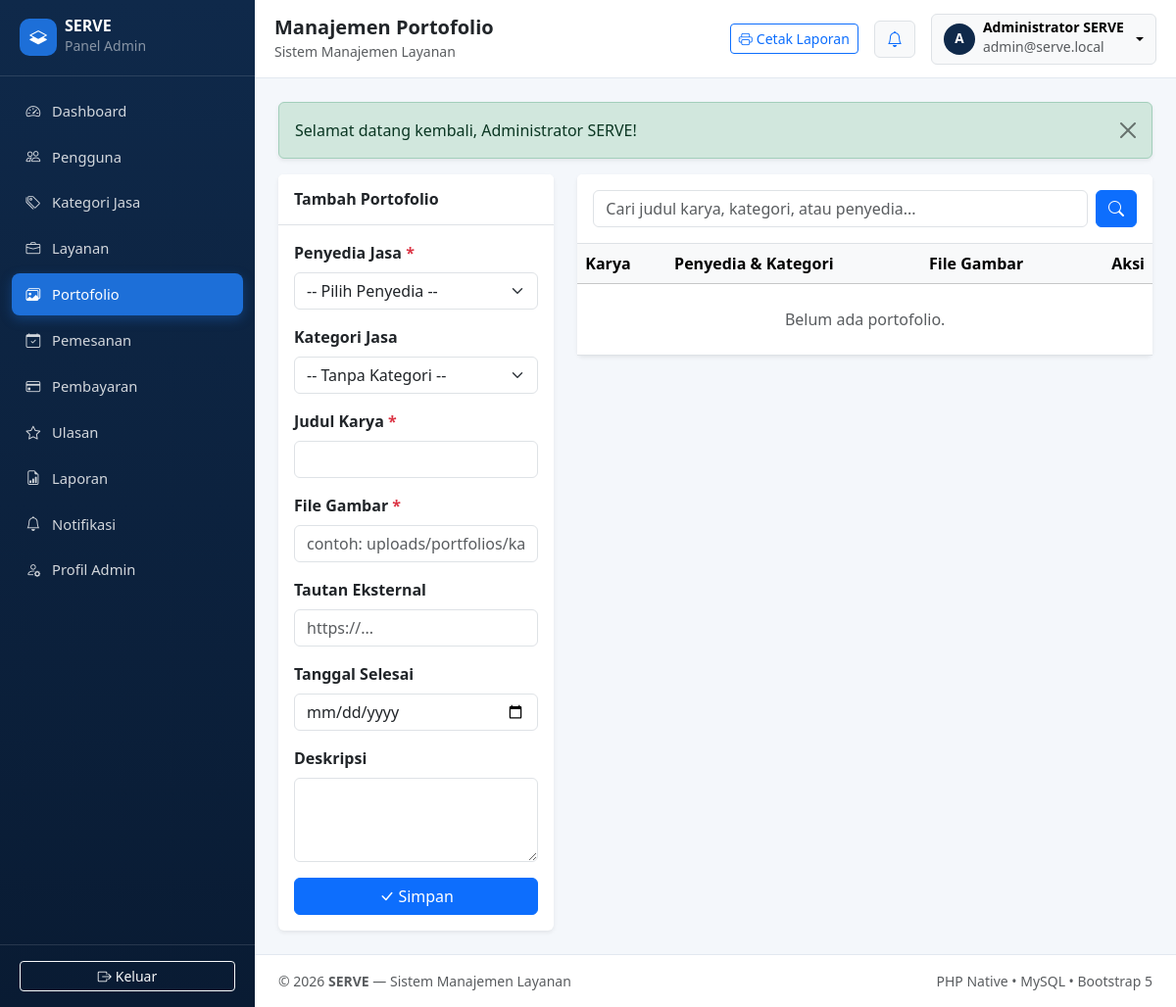
The page /admin/portfolios.php (signed in) on the database its author committed.
### tables this page shows
CREATE TABLE IF NOT EXISTS `users` (
  `id` INT UNSIGNED NOT NULL AUTO_INCREMENT,
  `nama_lengkap` VARCHAR(120) NOT NULL,
  `email` VARCHAR(150) NOT NULL,
  `password` VARCHAR(255) NOT NULL,
  `role` ENUM('admin', 'penyedia', 'pelanggan') NOT NULL DEFAULT 'pelanggan',
  `no_telepon` VARCHAR(25) DEFAULT NULL,
  `alamat` TEXT DEFAULT NULL,
  `foto_profil` VARCHAR(255) DEFAULT NULL,
  `bio_penyedia` TEXT DEFAULT NULL,
  `pengalaman_tahun` SMALLINT UNSIGNED DEFAULT 0,
  `status_akun` ENUM('aktif', 'nonaktif') NOT NULL DEFAULT 'aktif',
  `created_at` DATETIME NOT NULL DEFAULT CURRENT_TIMESTAMP,
  `updated_at` DATETIME NOT NULL DEFAULT CURRENT_TIMESTAMP ON UPDATE CURRENT_TIMESTAMP,
  PRIMARY KEY (`id`),
  UNIQUE KEY `uk_users_email` (`email`),
  KEY `idx_users_role_status` (`role`, `status_akun`)
);

### includes/functions.php (called while the page is built, shortened)
<?php
require_once __DIR__ . '/flash.php';
function url(string $path = ''): string
{
    $cleanPath = ltrim($path, '/');
    return BASE_URL . '/' . $cleanPath;
}
function e(?string $value): string
{
    return htmlspecialchars($value ?? '', ENT_QUOTES, 'UTF-8');
}

### includes/auth_guard.php (called while the page is built, shortened)
<?php
require_once __DIR__ . '/functions.php';
function isLoggedIn(): bool
{
    return !empty($_SESSION['user']) && is_array($_SESSION['user']) && !empty($_SESSION['user']['id']);
}
function currentUser(): ?array
{
    return $_SESSION['user'];
}
function requireLogin(): void
{
    $userId = (int) $_SESSION['user']['id'];
    $pdo = getDBConnection();
    $stmt = $pdo->prepare(
        'SELECT id, nama_lengkap, email, role, foto_profil, status_akun FROM users WHERE id = :id LIMIT 1'
    );
    $stmt->execute(['id' => $userId]);
}
function requireRole(string|array $allowedRoles): void
{
    requireLogin();
}

### admin/portfolios.php (the view, shortened to what this page needs)
<?php
require_once __DIR__ . '/_layout.php';
$pdo = adminDb();
$editPort = null;
$q = trim((string) ($_GET['q'] ?? ''));
$sql = 'SELECT pf.*, u.nama_lengkap AS nama_penyedia, k.nama_kategori
        FROM portofolio pf
        LEFT JOIN users u ON pf.penyedia_id = u.id
        LEFT JOIN kategori_jasa k ON pf.kategori_id = k.id
        WHERE 1=1';
$params = [];
$sql .= ' ORDER BY pf.id DESC';
$stmt = $pdo->prepare($sql);
$stmt->execute($params);
$portfolios = $stmt->fetchAll();
renderAdminHeader('Manajemen Portofolio', 'portfolios');
?>
<div class="row g-4">
    <div class="col-12 col-lg-4">
        <div class="card border-0 shadow-sm">
            <div class="card-header bg-white border-bottom py-3">
                <h2 class="h6 fw-bold mb-0"><?= $editPort ? 'Edit Portofolio #' . (int) $editPort['id'] : 'Tambah Portofolio'; ?></h2>
            </div>
            <div class="card-body">
                <form method="post" action="<?= e(url('admin/portfolios.php')); ?>">
                    <div class="mb-3">
                        <label class="form-label fw-semibold">Penyedia Jasa <span class="text-danger">*</span></label>
                        <select name="penyedia_id" class="form-select" required>
                            <option value="">-- Pilih Penyedia --</option>
                        </select>
                    </div>
                    <div class="mb-3">
                        <label class="form-label fw-semibold">Kategori Jasa</label>
                        <select name="kategori_id" class="form-select">
                            <option value="">-- Tanpa Kategori --</option>
                        </select>
                    </div>
                    <div class="mb-3">
                        <label class="form-label fw-semibold">Judul Karya <span class="text-danger">*</span></label>
                        <input type="text" name="judul_karya" class="form-control" value="<?= e((string) ($editPort['judul_karya'] ?? '')); ?>" required>
                    </div>
                    <div class="mb-3">
                        <label class="form-label fw-semibold">File Gambar <span class="text-danger">*</span></label>
                        <input type="text" name="file_gambar" class="form-control" placeholder="contoh: uploads/portfolios/karya1.jpg" value="<?= e((string) ($editPort['file_gambar'] ?? '')); ?>" required>
                    </div>
                    <div class="mb-3">
                        <label class="form-label fw-semibold">Tautan Eksternal</label>
                        <input type="text" name="tautan_eksternal" class="form-control" placeholder="https://..." value="<?= e((string) ($editPort['tautan_eksternal'] ?? '')); ?>">
                    </div>
                    <div class="mb-3">
                        <label class="form-label fw-semibold">Tanggal Selesai</label>
                        <input type="date" name="tanggal_selesai" class="form-control" value="<?= e((string) ($editPort['tanggal_selesai'] ?? '')); ?>">
                    </div>
                    <div class="mb-3">
                        <label class="form-label fw-semibold">Deskripsi</label>
                        <textarea name="deskripsi" class="form-control" rows="3"><?= e((string) ($editPort['deskripsi'] ?? '')); ?></textarea>
                    </div>
                    <div class="d-flex gap-2">
                        <button type="submit" class="btn btn-primary flex-grow-1"><i class="bi bi-check-lg me-1"></i>Simpan</button>
                    </div>
                </form>
            </div>
        </div>
    </div>
    <div class="col-12 col-lg-8">
        <div class="card border-0 shadow-sm">
            <div class="card-header bg-white border-bottom py-3">
                <form method="get" action="<?= e(url('admin/portfolios.php')); ?>" class="d-flex gap-2">
                    <input type="text" name="q" class="form-control" placeholder="Cari judul karya, kategori, atau penyedia..." value="<?= e($q); ?>">
                    <button type="submit" class="btn btn-primary"><i class="bi bi-search"></i></button>
                </form>
            </div>
            <div class="table-responsive">
                <table class="table table-hover align-middle mb-0">
                    <thead class="table-light">
                        <tr>
                            <th>Karya</th>
                            <th>Penyedia &amp; Kategori</th>
                            <th>File Gambar</th>
                            <th class="text-end">Aksi</th>
                        </tr>
                    </thead>
                    <tbody>
                        <?php if (empty($portfolios)): ?>
                            <tr><td colspan="4" class="text-center text-muted py-4">Belum ada portofolio.</td></tr>
                        <?php endif; ?>
                    </tbody>
                </table>
            </div>
        </div>
    </div>
</div>
<?php renderAdminFooter(); ?>

### admin/_layout.php (shortened to what this page needs)
<?php
require_once __DIR__ . '/../includes/auth_guard.php';
requireRole('admin');
function renderAdminHeader(string $pageTitle, string $activeNav, array $chartData = []): void
{
    $adminUser = currentUser();
    $adminName = (string) ($adminUser['nama_lengkap'] ?? 'Administrator');
    $adminEmail = (string) ($adminUser['email'] ?? '');
    $navItems = [
        ['key' => 'dashboard',     'label' => 'Dashboard',      'icon' => 'bi-speedometer2',           'href' => 'admin/dashboard.php'],
        ['key' => 'users',         'label' => 'Pengguna',       'icon' => 'bi-people',                 'href' => 'admin/users.php'],
        ['key' => 'categories',    'label' => 'Kategori Jasa',  'icon' => 'bi-tags',                   'href' => 'admin/categories.php'],
        ['key' => 'services',      'label' => 'Layanan',        'icon' => 'bi-briefcase',              'href' => 'admin/services.php'],
        ['key' => 'portfolios',    'label' => 'Portofolio',     'icon' => 'bi-images',                 'href' => 'admin/portfolios.php'],
        ['key' => 'orders',        'label' => 'Pemesanan',      'icon' => 'bi-calendar-check',         'href' => 'admin/orders.php'],
        ['key' => 'payments',      'label' => 'Pembayaran',     'icon' => 'bi-credit-card',            'href' => 'admin/payments.php'],
        ['key' => 'reviews',       'label' => 'Ulasan',         'icon' => 'bi-star',                   'href' => 'admin/reviews.php'],
        ['key' => 'reports',       'label' => 'Laporan',        'icon' => 'bi-file-earmark-bar-graph', 'href' => 'admin/reports.php'],
        ['key' => 'notifications', 'label' => 'Notifikasi',     'icon' => 'bi-bell',                   'href' => 'admin/notifications.php'],
        ['key' => 'profile',       'label' => 'Profil Admin',   'icon' => 'bi-person-gear',            'href' => 'admin/profile.php'],
    ];
    ?>
<!DOCTYPE html>
<html lang="id">
<head>
    <link href="https://cdn.jsdelivr.net/npm/bootstrap@5.3.3/dist/css/bootstrap.min.css" rel="stylesheet">
    <link href="https://cdn.jsdelivr.net/npm/bootstrap-icons@1.11.3/font/bootstrap-icons.min.css" rel="stylesheet">
    <link href="<?= e(url('assets/css/style.css')); ?>" rel="stylesheet">
</head>
<body class="serve-admin-body">
<div class="serve-admin-wrapper">
    <aside class="serve-sidebar" id="serveSidebar">
        <div class="serve-sidebar-brand">
            <a href="<?= e(url('admin/dashboard.php')); ?>" class="d-flex align-items-center gap-2 text-white text-decoration-none">
                <span class="serve-brand-badge"><i class="bi bi-layers-half"></i></span>
                <div>
                    <div class="fw-bold lh-1"><?= e(APP_NAME); ?></div>
                    <small class="text-white-50">Panel Admin</small>
                </div>
            </a>
        </div>
        <nav class="serve-sidebar-nav" aria-label="Menu Administrator">
            <?php foreach ($navItems as $item): ?>
                <?php $isActive = ($activeNav === $item['key']); ?>
                <a href="<?= e(url($item['href'])); ?>" class="serve-nav-link <?= $isActive ? 'active' : ''; ?>">
                    <i class="bi <?= e($item['icon']); ?>"></i>
                    <span><?= e($item['label']); ?></span>
                </a>
            <?php endforeach; ?>
        </nav>
        <div class="serve-sidebar-footer">
            <a href="<?= e(url('auth/logout.php')); ?>" class="btn btn-outline-light btn-sm w-100">
                <i class="bi bi-box-arrow-right me-1"></i>Keluar
            </a>
        </div>
    </aside>
    <div class="serve-main-panel">
        <header class="serve-topbar">
            <div class="d-flex align-items-center gap-2">
                <div>
                    <h1 class="h5 fw-bold mb-0 text-dark"><?= e($pageTitle); ?></h1>
                    <small class="text-muted d-none d-sm-inline"><?= e(defined('APP_TAGLINE') ? (string) APP_TAGLINE : 'Sistem Manajemen Layanan'); ?></small>
                </div>
            </div>
            <div class="d-flex align-items-center gap-3">
                <a href="<?= e(url('admin/reports.php')); ?>" class="btn btn-outline-primary btn-sm d-none d-sm-inline-flex align-items-center gap-1" title="Pusat Laporan & Cetak">
                    <i class="bi bi-printer"></i>
                    <span>Cetak Laporan</span>
                </a>
                <a href="<?= e(url('admin/notifications.php')); ?>" class="btn btn-light position-relative border" title="Notifikasi">
                    <i class="bi bi-bell text-primary"></i>
                </a>
                <div class="dropdown">
                    <button class="btn btn-light border dropdown-toggle d-flex align-items-center gap-2" type="button" data-bs-toggle="dropdown" aria-expanded="false">
                        <span class="serve-avatar-sm"><?= e(strtoupper(mb_substr($adminName, 0, 1))); ?></span>
                        <span class="text-start d-none d-md-inline">
                            <span class="d-block small fw-semibold lh-1"><?= e($adminName); ?></span>
                            <small class="text-muted"><?= e($adminEmail); ?></small>
                        </span>
                    </button>
                </div>
            </div>
        </header>
        <main class="serve-content container-fluid py-4 px-3 px-md-4">
    <?php
}
function renderAdminFooter(array $chartData = []): void
{
    ?>
        </main>
        <footer class="serve-admin-footer px-3 px-md-4 py-3">
            <div class="d-flex flex-wrap justify-content-between align-items-center gap-2 small text-muted">
                <span>&copy; <?= date('Y'); ?> <strong><?= e(APP_NAME); ?></strong> — Sistem Manajemen Layanan</span>
                <span>PHP Native &bull; MySQL &bull; Bootstrap 5</span>
            </div>
        </footer>
    </div>
</div>
</body>
</html>
    <?php
}

### assets/css/style.css (style rules this page uses)
:root { --serve-navy: #0f294a; --serve-navy-dark: #091b33; --serve-primary: #1d6fd8; --serve-primary-hover: #1559b0; --serve-surface: #ffffff; --serve-bg: #f4f7fb; }
*, *::before, *::after { box-sizing: border-box; }
html, body { max-width: 100%; overflow-x: hidden; -webkit-text-size-adjust: 100%; }
body { min-height: 100vh; display: flex; flex-direction: column; background-color: var(--serve-bg); }
main { flex: 1 0 auto; min-width: 0; }
.card, .table, .alert, .list-group-item { overflow-wrap: anywhere; }
.serve-admin-body { background-color: var(--serve-bg); }
.serve-admin-wrapper { display: flex; min-height: 100vh; position: relative; max-width: 100%; }
.serve-sidebar { width: 260px; background: linear-gradient(180deg, var(--serve-navy) 0%, var(--serve-navy-dark) 100%); color: #ffffff; display: flex; flex-direction: column; flex-shrink: 0; z-index: 1045; transition: transform 0.25s ease; }
.serve-sidebar-brand { padding: 1.15rem 1.25rem; border-bottom: 1px solid rgba(255, 255, 255, 0.12); display: flex; align-items: center; justify-content: space-between; }
.serve-brand-badge { width: 38px; height: 38px; border-radius: 10px; background-color: var(--serve-primary); display: inline-flex; align-items: center; justify-content: center; font-size: 1.1rem; }
.serve-sidebar-nav { padding: 0.85rem 0.75rem; display: flex; flex-direction: column; gap: 0.25rem; flex: 1 1 auto; }
.serve-nav-link { display: flex; align-items: center; gap: 0.75rem; padding: 0.65rem 0.9rem; border-radius: 0.5rem; color: rgba(255, 255, 255, 0.82); text-decoration: none; font-size: 0.92rem; font-weight: 500; transition: background-color 0.2s ease, color 0.2s ease; }
.serve-nav-link.active { background-color: var(--serve-primary); color: #ffffff; box-shadow: 0 4px 12px rgba(29, 111, 216, 0.35); }
.serve-sidebar-footer { padding: 1rem 1.25rem; border-top: 1px solid rgba(255, 255, 255, 0.12); }
.serve-main-panel { flex: 1 1 auto; min-width: 0; display: flex; flex-direction: column; }
.serve-topbar { background-color: var(--serve-surface); border-bottom: 1px solid #e2e8f0; padding: 0.85rem 1.25rem; display: flex; align-items: center; justify-content: space-between; gap: 0.75rem; position: sticky; top: 0; z-index: 1020; }
.serve-avatar-sm { width: 32px; height: 32px; border-radius: 50%; background-color: var(--serve-navy); color: #ffffff; display: inline-flex; align-items: center; justify-content: center; font-weight: 700; font-size: 0.85rem; flex-shrink: 0; }
.serve-admin-footer { background-color: var(--serve-surface); border-top: 1px solid #e2e8f0; }

### rows shown on the page
users: nama_lengkap "A", nama_lengkap "Administrator SERVE", email "admin@serve.local"

### other values the page prints
APP_NAME "SERVE"
$item['label'] "Dashboard"
$item['label'] "Pengguna"
$item['label'] "Kategori Jasa"
$item['label'] "Layanan"
$item['label'] "Portofolio"
$item['label'] "Pemesanan"
$item['label'] "Pembayaran"
$item['label'] "Ulasan"
$item['label'] "Laporan"
$item['label'] "Notifikasi"
$item['label'] "Profil Admin"
$pageTitle "Manajemen Portofolio"
$message "Selamat datang kembali, Administrator SERVE!"
